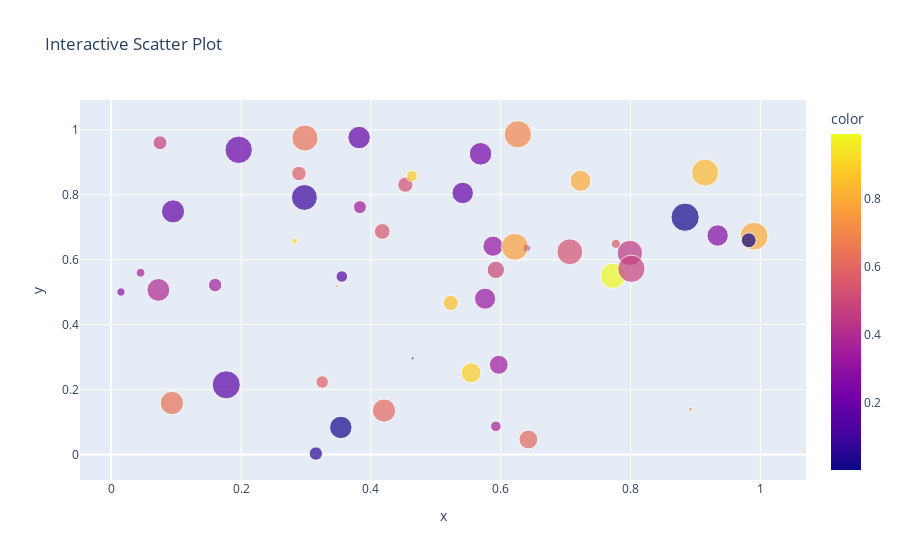

The notebook cell saved with this chart:
### Markdown cell above
## 3.1 Creating interactive charts and dashboards

### Code cell
# Sample data
df = pd.DataFrame({
    'x': np.random.rand(50),
    'y': np.random.rand(50),
    'size': np.random.rand(50) * 100,
    'color': np.random.rand(50)
})

# Create an interactive scatter plot
fig = px.scatter(df, x='x', y='y', size='size', color='color', title='Interactive Scatter Plot')
fig.show()
